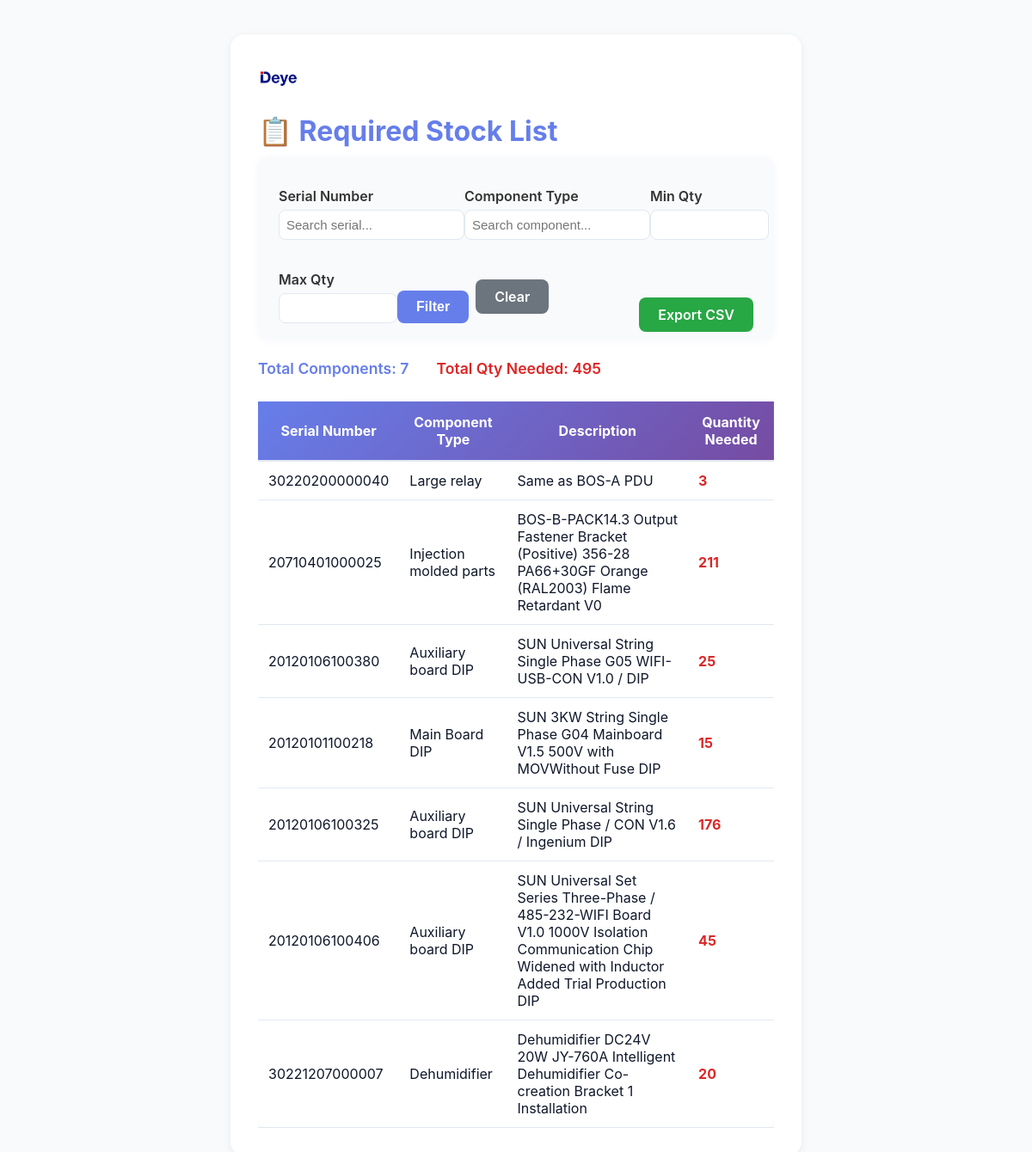
Page /stock/request-required/ (signed in) on the earlier database version.
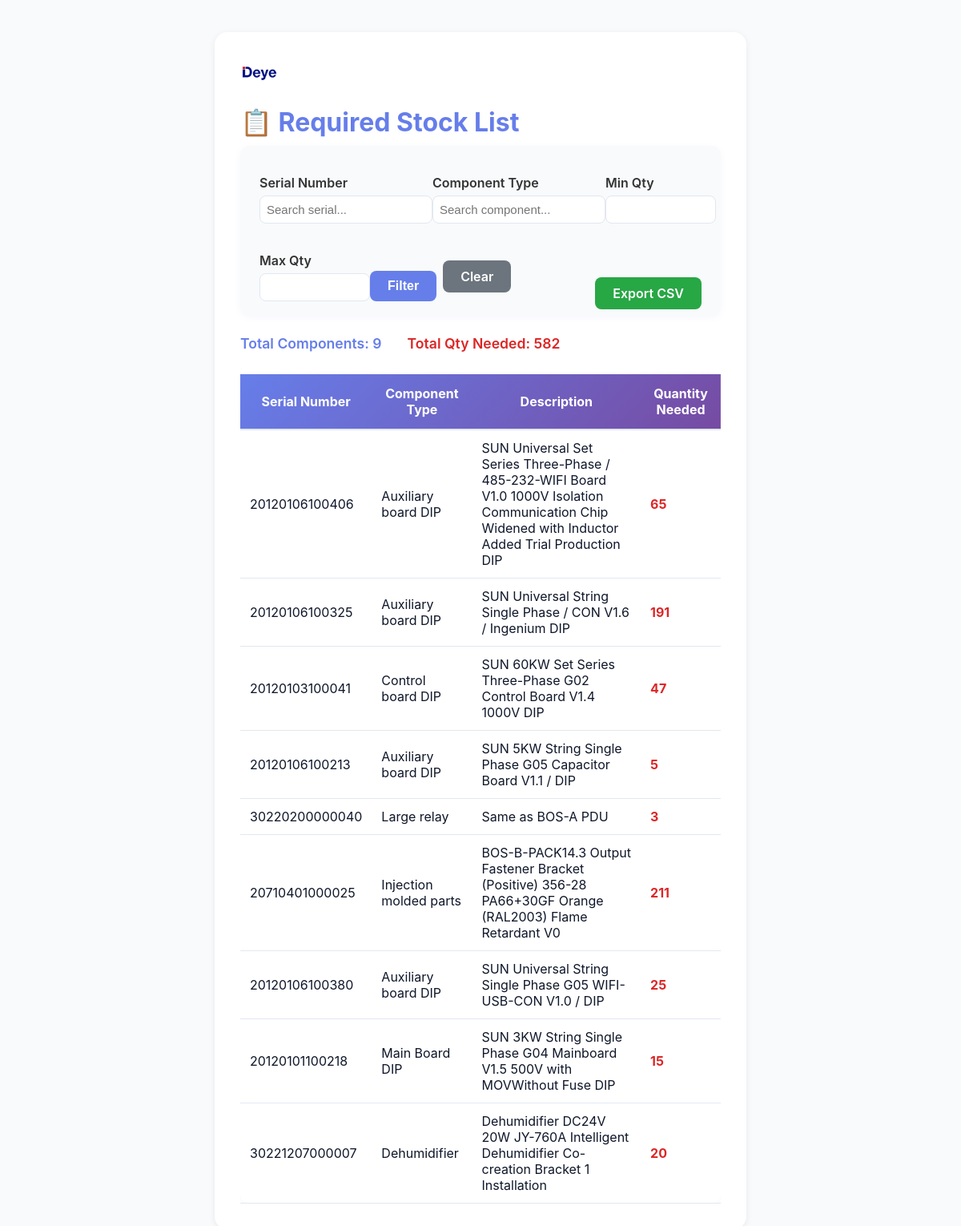
Same page on the later database version.
### forms/models.py (models this page shows, shortened)
class StockRequisition(models.Model):
    user = models.ForeignKey('auth.User', on_delete=models.SET_NULL, null=True, blank=True, help_text="User who filled the form")
    STATUS_CHOICES = [
        ('pending', 'Pending'),
        ('approved', 'Approved'),
        ('rejected', 'Rejected'),
        ('dispatched', 'Dispatched'),
    ]
    serial_number = models.CharField(max_length=100, db_index=True)
    component_type = models.CharField(max_length=100)
    description = models.TextField()
    manager_name = models.CharField(max_length=200)
    quantity_required = models.IntegerField()
    approved_quantity = models.IntegerField(null=True, blank=True, help_text="Quantity approved to send by stock manager")
    required_to = models.CharField(max_length=100)  # Abbreviation like "DXYZ", "DKOL", etc.
    status = models.CharField(max_length=20, choices=STATUS_CHOICES, default='pending')
    created_at = models.DateTimeField(auto_now_add=True)
    updated_at = models.DateTimeField(auto_now=True)
    approved_by = models.CharField(max_length=100, blank=True, null=True)
    approval_date = models.DateTimeField(blank=True, null=True)
    class Meta:
        db_table = 'stock_requisitions'
        verbose_name = 'Stock Requisition'
        verbose_name_plural = 'Stock Requisitions'
        ordering = ['-created_at']

### forms/views_request_required_stock.py (the view, shortened to what this page needs)
# urls.py: path('stock/request-required/', request_required_stock, name='request_required_stock'),
@login_required
def request_required_stock(request):
    allowed_users = ['Nilesh', 'SnehalShinde']
    if not (request.user.is_superuser or request.user.username in allowed_users):
        from django.http import HttpResponseForbidden
        return HttpResponseForbidden("You do not have permission to view required stock.")
    serial_filter = request.GET.get('serial', '').strip()
    component_filter = request.GET.get('component', '').strip()
    min_qty = request.GET.get('min_qty', '').strip()
    max_qty = request.GET.get('max_qty', '').strip()
    export = request.GET.get('export', '')
    reqs = StockRequisition.objects.all()
    req_map = {}
    for req in reqs:
        key = (req.serial_number, req.component_type)
        if key not in req_map:
            req_map[key] = {'required': 0, 'approved': 0, 'dispatched': 0, 'description': req.description}
        req_map[key]['required'] += req.quantity_required
        req_map[key]['approved'] += req.approved_quantity or 0
    for disp in DispatchedStock.objects.all():
        key = (disp.serial_number, disp.component_type)
        if key in req_map:
            req_map[key]['dispatched'] += disp.quantity_dispatched
    required_stock = []
    for (serial, component), vals in req_map.items():
        already_sent = max(vals['approved'], vals['dispatched'])
        still_needed = vals['required'] - already_sent
        if still_needed > 0:
            required_stock.append({
                'serial_number': serial,
                'component_type': component,
                'description': vals['description'],
                'quantity_needed': still_needed
            })
    if serial_filter:
        required_stock = [row for row in required_stock if serial_filter.lower() in row['serial_number'].lower()]
    if component_filter:
        required_stock = [row for row in required_stock if component_filter.lower() in row['component_type'].lower()]
    if min_qty:
        try:
            min_qty_val = int(min_qty)
            required_stock = [row for row in required_stock if row['quantity_needed'] >= min_qty_val]
        except ValueError:
            pass
    if max_qty:
        try:
            max_qty_val = int(max_qty)
            required_stock = [row for row in required_stock if row['quantity_needed'] <= max_qty_val]
        except ValueError:
            pass
    total_qty = sum(row['quantity_needed'] for row in required_stock)
    total_components = len(required_stock)
    return render(request, 'forms/request_required_stock.html', {
        'required_stock': required_stock,
        'serial_filter': serial_filter,
        'component_filter': component_filter,
        'min_qty': min_qty,
        'max_qty': max_qty,
        'total_qty': total_qty,
        'total_components': total_components,
    })

### forms/templates/forms/request_required_stock.html (shortened to what this page needs)
<!DOCTYPE html>
{% load static %}
<html lang="en">
<head>
</head>
<body>
    <div class="container">
        <div class="logo-section" style="margin-bottom: 10px;">
            <a href="/" style="text-decoration: none;">
                <img src="{% static 'admin/Images/logo-deye-300x225.webp' %}" alt="DEYE" style="height:36px;">
            </a>
        </div>
        <h1 style="color:#667eea; font-size:2em; margin-bottom:10px;">📋 Required Stock List</h1>
        <div style="margin-bottom:24px; background:#f8fafc; padding:18px 24px; border-radius:12px; box-shadow:0 2px 8px rgba(102,126,234,0.06);">
            <form method="get" style="display:flex; gap:18px; flex-wrap:wrap; align-items:flex-end;">
                <div style="flex:1; min-width:180px;">
                    <label style="font-weight:600; color:#333;">Serial Number</label>
                    <input type="text" name="serial" value="{{ serial_filter }}" placeholder="Search serial..." style="width:100%; padding:8px; border-radius:8px; border:1.5px solid #e2e8f0;">
                </div>
                <div style="flex:1; min-width:180px;">
                    <label style="font-weight:600; color:#333;">Component Type</label>
                    <input type="text" name="component" value="{{ component_filter }}" placeholder="Search component..." style="width:100%; padding:8px; border-radius:8px; border:1.5px solid #e2e8f0;">
                </div>
                <div style="width:120px;">
                    <label style="font-weight:600; color:#333;">Min Qty</label>
                    <input type="number" name="min_qty" value="{{ min_qty }}" min="0" style="width:100%; padding:8px; border-radius:8px; border:1.5px solid #e2e8f0;">
                </div>
                <div style="width:120px;">
                    <label style="font-weight:600; color:#333;">Max Qty</label>
                    <input type="number" name="max_qty" value="{{ max_qty }}" min="0" style="width:100%; padding:8px; border-radius:8px; border:1.5px solid #e2e8f0;">
                </div>
                <div style="display:flex; gap:8px; align-items:center;">
                    <button type="submit" style="padding:10px 22px; background:#667eea; color:white; border:none; border-radius:8px; font-weight:600; cursor:pointer;">Filter</button>
                    <a href="?" style="padding:10px 22px; background:#6c757d; color:white; border:none; border-radius:8px; font-weight:600; text-decoration:none;">Clear</a>
                </div>
                <div style="margin-left:auto;">
                    <a href="?export=csv&serial={{ serial_filter }}&component={{ component_filter }}&min_qty={{ min_qty }}&max_qty={{ max_qty }}" style="padding:10px 22px; background:#28a745; color:white; border:none; border-radius:8px; font-weight:600; text-decoration:none;">Export CSV</a>
                </div>
            </form>
        </div>
        {% if required_stock and required_stock|length > 0 %}
        <div style="margin-bottom:18px; display:flex; gap:32px; align-items:center;">
            <span style="font-size:1.1em; color:#667eea; font-weight:600;">Total Components: {{ total_components }}</span>
            <span style="font-size:1.1em; color:#dc2626; font-weight:600;">Total Qty Needed: {{ total_qty }}</span>
        </div>
        <div style="overflow-x:auto;">
        <table style="width:100%; border-collapse:collapse; margin-top:10px; background:white; border-radius:12px; box-shadow:0 2px 8px rgba(102,126,234,0.06);">
            <thead style="background:linear-gradient(135deg,#667eea 0%,#764ba2 100%); color:white;">
                <tr>
                    <th style="padding:14px; border-bottom:2px solid #e2e8f0;">Serial Number</th>
                    <th style="padding:14px; border-bottom:2px solid #e2e8f0;">Component Type</th>
                    <th style="padding:14px; border-bottom:2px solid #e2e8f0;">Description</th>
                    <th style="padding:14px; border-bottom:2px solid #e2e8f0;">Quantity Needed</th>
                </tr>
            </thead>
            <tbody>
                {% for row in required_stock %}
                <tr>
                    <td style="padding:12px; border-bottom:1px solid #e2e8f0;">{{ row.serial_number }}</td>
                    <td style="padding:12px; border-bottom:1px solid #e2e8f0;">{{ row.component_type }}</td>
                    <td style="padding:12px; border-bottom:1px solid #e2e8f0;">{{ row.description }}</td>
                    <td style="padding:12px; border-bottom:1px solid #e2e8f0; font-weight:700; color:#dc2626;">{{ row.quantity_needed }}</td>
                </tr>
                {% endfor %}
            </tbody>
        </table>
        </div>
        {% else %}
        <p style="margin-top:32px; color:#64748b;">No required stock at the moment. All requisitions are fulfilled.</p>
        {% endif %}
    </div>
</body>
</html>

### forms/templates/forms/request_required_stock.html (style rules this page uses)
body { font-family: 'Inter', sans-serif; background: #f8fafc; color: #0f172a; }
.container { max-width: 600px; margin: 40px auto; background: #fff; border-radius: 16px; box-shadow: 0 2px 8px rgba(0,0,0,0.07); padding: 32px; }
h1 { color: #2563eb; font-size: 28px; margin-bottom: 18px; }
label { font-weight: 600; display: block; margin-top: 18px; }
input, textarea, select { width: 100%; padding: 10px; border: 1.5px solid #e2e8f0; border-radius: 8px; margin-top: 6px; font-size: 15px; }
button { margin-top: 24px; background: linear-gradient(135deg, #2563eb, #7c3aed); color: #fff; border: none; border-radius: 8px; padding: 12px 32px; font-weight: 700; font-size: 16px; cursor: pointer; transition: background 0.2s; }

Differences in the rows shown:
added StockRequisition: serial_number "20120103100041", component_type "Control board DIP", description "SUN 60KW Set Series Three-Phase G02 Control Board V1.4 1000V DIP"
added StockRequisition: serial_number "20120106100213", component_type "Auxiliary board DIP", description "SUN 5KW String Single Phase G05 Capacitor Board V1.1 / DIP"
Other differences:
{{ total_components }}: "7" → "9"
{{ total_qty }}: "495" → "582"
new list line: "65"
new list line: "191"
new list line: "47"
new list line: "5"
list line gone: "176"
list line gone: "45"
